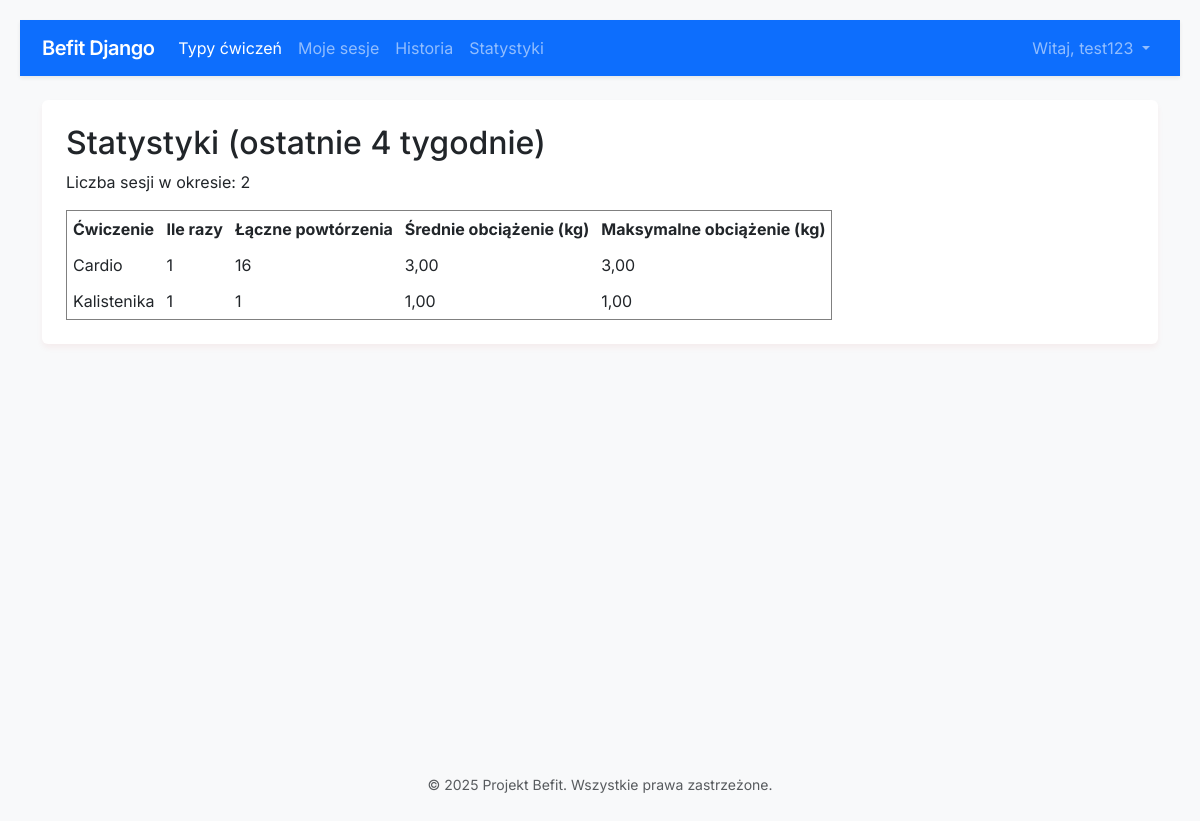
Screenshot of /stats/ (signed in) with the database file from the repository.
### workout/models.py (models this page shows, shortened)
class ExerciseType(models.Model):
    name = models.CharField('Nazwa ćwiczenia', max_length=100, unique=True, help_text='Wprowadź czytelną nazwę ćwiczenia.')
    description = models.TextField('Opis', blank=True, help_text='Krótki opis ćwiczenia (opcjonalnie).')

### workout/views.py (the view)
# urls.py: path('stats/', views.stats_view, name='stats'),
def stats_view(request):
    if not request.user.is_authenticated:
        return redirect('login')
    now = timezone.now()
    four_weeks_ago = now - timezone.timedelta(weeks=4)
    sessions = TrainingSession.objects.filter(user=request.user, start__gte=four_weeks_ago)
    performed = PerformedExercise.objects.filter(user=request.user, session__in=sessions)
    stats = performed.values('exercise_type__id','exercise_type__name').annotate(
        times=Sum(1),
        total_reps=Sum(ExpressionWrapper(F('sets')*F('reps'), output_field=IntegerField())),
        avg_load=Avg('load'),
        max_load=Max('load'),
    ).order_by('-total_reps')
    return render(request, 'workout/stats.html', {'stats': stats, 'sessions_count': sessions.count()})

### templates/workout/stats.html
{% extends 'base.html' %}
{% block content %}
<h2>Statystyki (ostatnie 4 tygodnie)</h2>
<p>Liczba sesji w okresie: {{ sessions_count }}</p>
<table border="1" cellpadding="6">
  <tr><th>Ćwiczenie</th><th>Ile razy</th><th>Łączne powtórzenia</th><th>Średnie obciążenie (kg)</th><th>Maksymalne obciążenie (kg)</th></tr>
  {% for s in stats %}
    <tr>
      <td>{{ s.exercise_type__name }}</td>
      <td>{{ s.times }}</td>
      <td>{{ s.total_reps }}</td>
      <td>{{ s.avg_load|floatformat:2 }}</td>
      <td>{{ s.max_load|floatformat:2 }}</td>
    </tr>
  {% empty %}
    <tr><td colspan="5">Brak danych w ostatnich 4 tygodniach.</td></tr>
  {% endfor %}
</table>
{% endblock %}

### templates/base.html (shortened to what this page needs)
<!doctype html>
<html lang="pl">
<head>
  <link href="https://cdn.jsdelivr.net/npm/bootstrap@5.3.0/dist/css/bootstrap.min.css" rel="stylesheet">
  <link rel="stylesheet" href="/static/style.css">
</head>
<body>
  <nav class="navbar navbar-expand-lg navbar-dark bg-primary shadow-sm mb-4">
    <div class="container">
      <a class="navbar-brand" href="{% url 'exercise-types' %}">Befit Django</a>
      <div class="collapse navbar-collapse" id="navbarNav">
        <ul class="navbar-nav me-auto">
          <li class="nav-item">
            <a class="nav-link active" href="{% url 'exercise-types' %}">Typy ćwiczeń</a>
          </li>
          {% if user.is_authenticated %}
            <li class="nav-item"><a class="nav-link" href="{% url 'session-list' %}">Moje sesje</a></li>
            <li class="nav-item"><a class="nav-link" href="{% url 'performed-list' %}">Historia</a></li>
            <li class="nav-item"><a class="nav-link" href="{% url 'stats' %}">Statystyki</a></li>
          {% endif %}
        </ul>
        <ul class="navbar-nav">
          {% if user.is_authenticated %}
            <li class="nav-item dropdown">
              <a class="nav-link dropdown-toggle" href="#" role="button" data-bs-toggle="dropdown">
                Witaj, {{ user.username }}
              </a>
            </li>
          {% else %}
            <li class="nav-item">
              <a class="btn btn-light text-primary fw-bold" href="{% url 'login' %}">Zaloguj się</a>
            </li>
          {% endif %}
        </ul>
      </div>
    </div>
  </nav>
  <main class="container">
    <div class="bg-white p-4 rounded card-custom">
      {% block content %}{% endblock %}
    </div>
  </main>
  <footer class="text-center py-4 text-muted mt-5">
    <small>&copy; 2025 Projekt Befit. Wszystkie prawa zastrzeżone.</small>
  </footer>
</body>
</html>

### static/style.css (style rules this page uses)
body { font-family:Arial,Helvetica,sans-serif;margin:20px; }
nav { margin-bottom:10px; }

### templates/base.html (style rules this page uses)
body { font-family: 'Inter', sans-serif; background-color: #f8f9fa; min-height: 100vh; display: flex; flex-direction: column; }
main { flex: 1; }
.navbar-brand { font-weight: 600; letter-spacing: -0.5px; }
.card-custom { box-shadow: 0 4px 6px rgba(197, 19, 19, 0.05); border: none; }

### rows the page displays
ExerciseType: exercise_type__name "Cardio", times "1", total_reps "16", avg_load "3,00", max_load "3,00"
ExerciseType: exercise_type__name "Kalistenika", times "1", total_reps "1", avg_load "1,00", max_load "1,00"

### other values shown
{{ user.username }} "test123"
{{ sessions_count }} "2"
